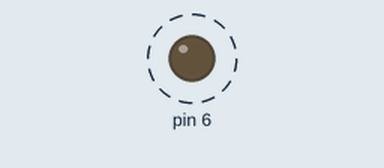
The sketch below on a simulated Arduino Uno, built with avr-gcc and run on an emulated ATmega328P. Parts: output pins drawn as LEDs (lit = HIGH). Dashed ring = blinking.

Above: at 0.5 s.
Timing chart, 0 to 4.6 s (numbered marks = the images above):
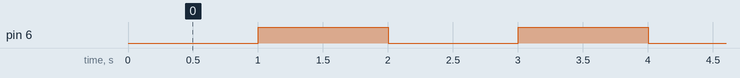

Measured:
- by itself, pin 6: alternates HIGH for 1.0 s and LOW for 1.0 s

The sketch:

1.ino
```cpp
void setup() {
  // put your setup code here, to run once:

  DDRD |= (1 << 6);
  PORTD |= (1 << 6);

}

void loop() {
  // put your main code here, to run repeatedly:
  PORTD ^= (1 << 6);//
  delay(1000);
}
```
